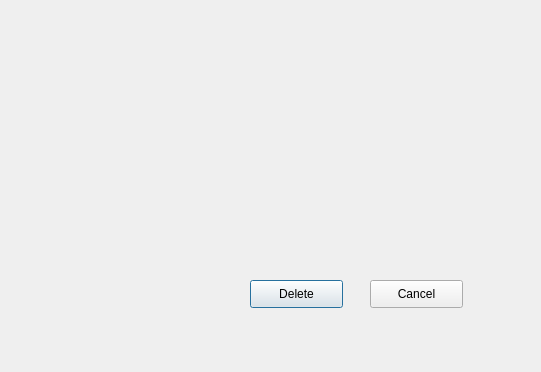
<?xml version="1.0" encoding="UTF-8"?>
<ui version="4.0">
 <class>deleteUser</class>
 <widget class="QDialog" name="deleteUser">
  <property name="geometry">
   <rect>
    <x>0</x>
    <y>0</y>
    <width>541</width>
    <height>372</height>
   </rect>
  </property>
  <property name="windowTitle">
   <string>Dialog</string>
  </property>
  <widget class="QPushButton" name="DeleteButton">
   <property name="geometry">
    <rect>
     <x>250</x>
     <y>280</y>
     <width>93</width>
     <height>28</height>
    </rect>
   </property>
   <property name="text">
    <string>Delete</string>
   </property>
  </widget>
  <widget class="QPushButton" name="Cancel">
   <property name="geometry">
    <rect>
     <x>370</x>
     <y>280</y>
     <width>93</width>
     <height>28</height>
    </rect>
   </property>
   <property name="text">
    <string>Cancel</string>
   </property>
  </widget>
 </widget>
 <resources/>
 <connections/>
</ui>
